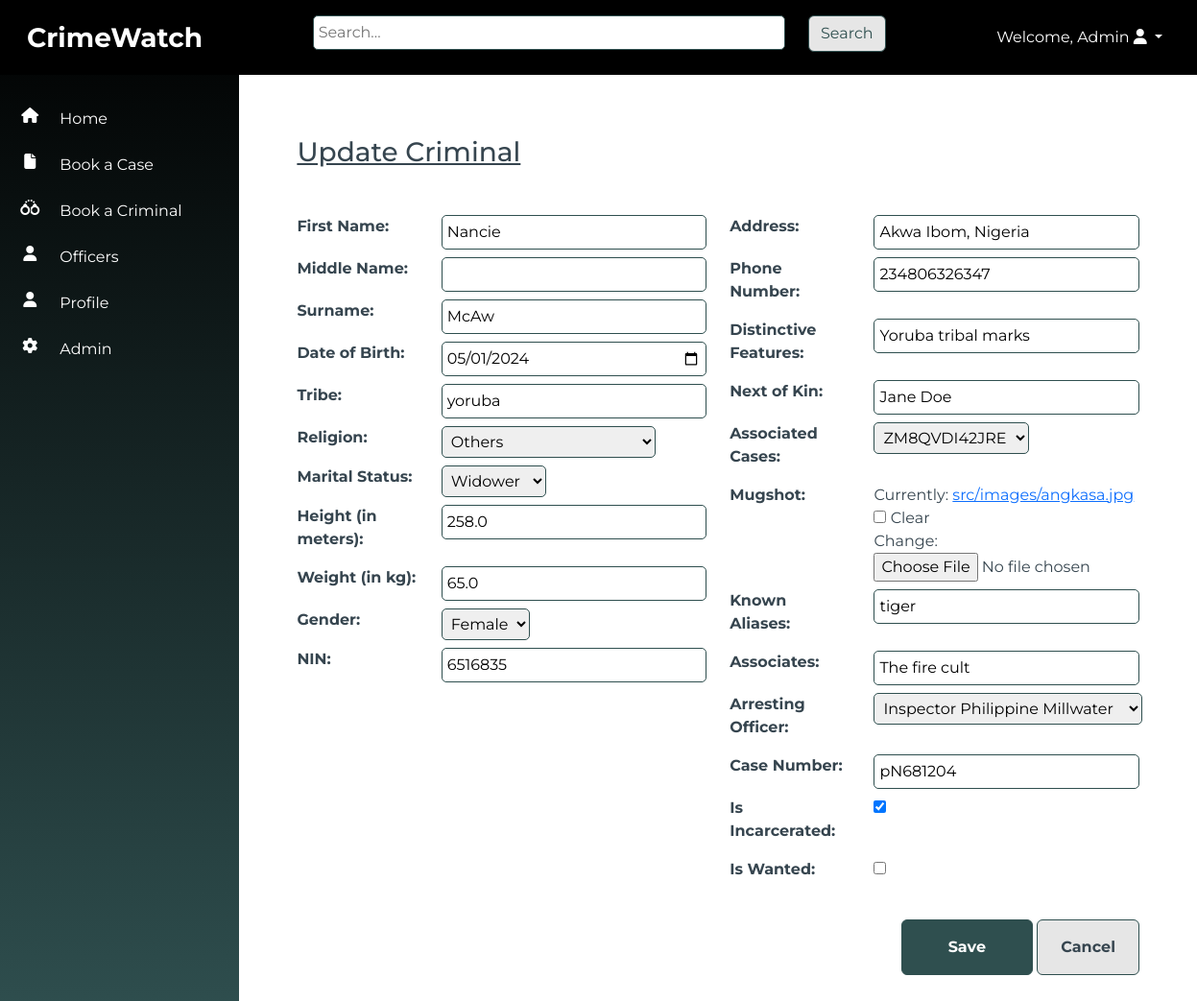
Before: /criminals/update/7/ (signed in) with the older database file.
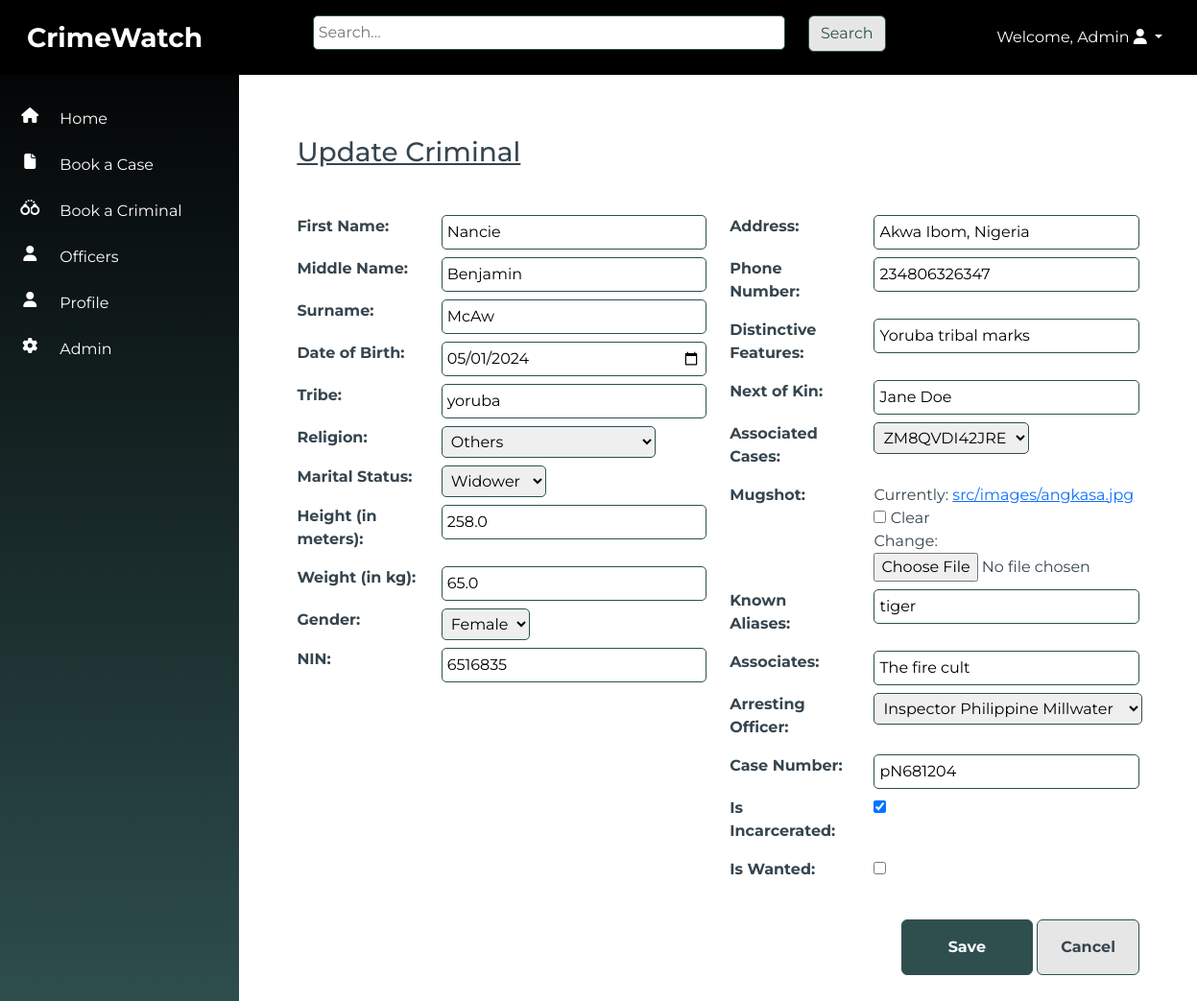
After: the same page with the newer database file.
### criminals/models.py (models this page shows, shortened)
class CriminalRecord(models.Model):
    MARITAL_STATUS = [
        ('Single', 'Single'),
        ('Married', 'Married'),
        ('Divorced', 'Divorced'),
        ('Widowed', 'Widowed'),
        ('Widower', 'Widower'),
        ('Celibate', 'Celibate'),
    ]
    RELIGION = [
        ('Christianity', 'Christianity'),
        ('Islam', 'Islam'),
        ('Traditional Worshippers', 'Traditional Worshippers'),
        ('Others', 'Others'),
    ]
    SEX_CHOICES = [
        ('male', 'Male'),
        ('female', 'Female'),
    ]
    first_name = models.CharField(max_length=255)
    middle_name = models.CharField(max_length=255, blank=True)
    surname = models.CharField(max_length=255)
    date_of_birth = models.DateField()
    date_of_arrest = models.DateField(auto_now_add=True)
    time_of_arrest = models.TimeField(auto_now_add=True)
    tribe = models.CharField(max_length=100)
    religion = models.CharField(max_length=100, choices=RELIGION, blank=True)
    marital_status = models.CharField(max_length=10, choices=MARITAL_STATUS, default="Single")
    height_in_meters = models.FloatField()
    weight_in_kg = models.FloatField()
    gender = models.CharField(max_length=10, choices=SEX_CHOICES, default="Male")
    nin = models.CharField(max_length=100, unique=True)
    address = models.CharField(max_length=255, blank=True)
    associated_cases = models.ForeignKey(CriminalCase, on_delete=models.CASCADE, blank=True, null=True)
    contact_info = models.CharField(max_length=100, blank=True)
    distinctive_features = models.CharField(max_length=255, blank=True)
    next_of_kin = models.CharField(max_length=255, blank=True)
    mugshot = models.ImageField(upload_to='src/images/', blank=True)
    known_aliases = models.CharField(max_length=255, blank=True)
    associates = models.CharField(max_length=255, blank=True)
    arresting_officer = models.ForeignKey(Officer, on_delete=models.CASCADE, blank=True)
    case_number = models.CharField(max_length=9, default=generate_case_number, unique=True)
    is_incarcerated = models.BooleanField(default=True)
    is_wanted = models.BooleanField(default=False)

### criminals/views.py (the view)
# urls.py: path('update/<int:pk>/', views.criminal_update, name='criminal_update'),
@login_required
def criminal_update(request, pk):
    criminal = get_object_or_404(CriminalRecord, pk=pk)
    if request.method == 'POST':
        form = CriminalForm(request.POST, request.FILES, instance=criminal)
        if form.is_valid():
            form.save()
            return redirect('criminal_list')
    else:
        form = CriminalForm(instance=criminal)
    return render(request, 'criminal_form.html', {'form': form})

### criminals/forms.py
class CriminalForm(forms.ModelForm):
    class Meta:
        model = CriminalRecord
        fields = '__all__'
        widgets = {
            'date_of_birth': forms.DateInput(attrs={'type': 'date'}),
            'date_of_arrest': forms.DateInput(attrs={'type': 'date'}),
            'time_of_arrest': forms.TimeInput(attrs={'type': 'time'}),
            'distinctive_features': forms.TextInput(attrs={'placeholder': 'Scars, Tribal marks, Tattoos, Piercings, etc.'}),
            'contact_info': forms.TextInput(attrs={'placeholder': 'Enter phone number'}),
        }

### cases/models.py (called while the page is built)
    def __str__(self):
        return self.case_number

### officers/models.py (called while the page is built)
    def __str__(self):
        return f"{self.rank} {self.name}"

### criminals/templates/criminal_form.html (shortened to what the changed rows need)
{% extends 'base.html' %}
{% block content %}
<div class="container-fluid p-5">
    <h1 class="fs-3 mb-3 text-decoration-underline">{{ form.instance.pk|yesno:"Update Criminal,Create Criminal" }}</h1>
    <form method="post" enctype="multipart/form-data" class="needs-validation mt-5">
        <div class="row">
            <div class="col-6">
                <div class="row mb-2 align-items-start">
                    <div class="col-md-7 col-lg-8 rounded-top">
                        {{ form.first_name }}
                    </div>
                </div>
                <div class="row mb-2 align-items-start">
                    <div class="col-md-7 col-lg-8 rounded-top">
                        {{ form.middle_name }}
                    </div>
                </div>
                <div class="row mb-2 align-items-start">
                    <div class="col-md-7 col-lg-8 rounded-top">
                        {{ form.surname }}
                    </div>
                </div>
                <div class="row mb-2 align-items-start">
                    <div class="col-md-7 col-lg-8 rounded-top">
                        {{ form.date_of_birth }}
                    </div>
                </div>
                <div class="row mb-2 align-items-start">
                    <div class="col-md-7 col-lg-8 rounded-top">
                        {{ form.tribe }}
                    </div>
                </div>
                <div class="row mb-2 align-items-start">
                    <div class="col-md-7 col-lg-8 rounded-top">
                        {{ form.religion }}
                    </div>
                </div>
                <div class="row mb-2 align-items-start">
                    <div class="col-md-7 col-lg-8 rounded-top">
                        {{ form.marital_status }}
                    </div>
                </div>
                <div class="row mb-2 align-items-start">
                    <div class="col-md-7 col-lg-8 rounded-top">
                        {{ form.height_in_meters }}
                    </div>
                </div>
                <div class="row mb-2 align-items-start">
                    <div class="col-md-7 col-lg-8 rounded-top">
                        {{ form.weight_in_kg }}
                    </div>
                </div>
                <div class="row mb-2 align-items-start">
                    <div class="col-md-7 col-lg-8 rounded-top">
                        {{ form.gender }}
                    </div>
                </div>
                <div class="row mb-2 align-items-start">
                    <div class="col-md-7 col-lg-8 rounded-top">
                        {{ form.nin }}
                    </div>
                </div>
            </div>
            <div class="col-6">
<div class="row mb-2 align-items-start">
    <div class="col-md-7 col-lg-8 rounded-top">
        {{ form.address }}
    </div>
</div>
<div class="row mb-2 align-items-start">
    <div class="col-md-7 col-lg-8 rounded-top">
        {{ form.contact_info }}
    </div>
</div>
<div class="row mb-2 align-items-start">
    <div class="col-md-7 col-lg-8 rounded-top">
        {{ form.distinctive_features }}
    </div>
</div>
<div class="row mb-2 align-items-start">
    <div class="col-md-7 col-lg
    -8 rounded-top">
        {{ form.next_of_kin }}
    </div>
</div>
<div class="row mb-2 align-items-start">
    <div class="col-md-7 col-lg-8 rounded-top">
        {{ form.associated_cases }}
    </div>
</div>
<div class="row mb-2 align-items-start">
    <div class="col-md-7 col-lg-8 rounded-top">
        {{ form.mugshot }}
    </div>
</div>
<div class="row mb-2 align-items-start">
    <div class="col-md-7 col-lg-8 rounded-top">
        {{ form.known_aliases }}
    </div>
</div>
<div class="row mb-2 align-items-start">
    <div class="col-md-7 col-lg-8 rounded-top">
        {{ form.associates }}
    </div>
</div>
<div class="row mb-2 align-items-start">
    <div class="col-md-7 col-lg-8 rounded-top">
        {{ form.arresting_officer }}
    </div>
</div>
<div class="row mb-2 align-items-start">
    <div class="col-md-7 col-lg-8 rounded-top">
        {{ form.case_number }}
    </div>
</div>
<div class="row mb-2 align-items-start">
    <div class="col-md-7 col-lg-8 rounded-top">
        {{ form.is_incarcerated }}
    </div>
</div>
<div class="row mb-2 align-items-start">
    <div class="col-md-7 col-lg-8 rounded-top">
        {{ form.is_wanted }}
    </div>
</div>
            </div>
        </div>
    </form>
</div>
{% endblock %}

Changed rows visible on the page:
changed CriminalRecord "Update Criminal": middle_name (not shown) → "Benjamin"
